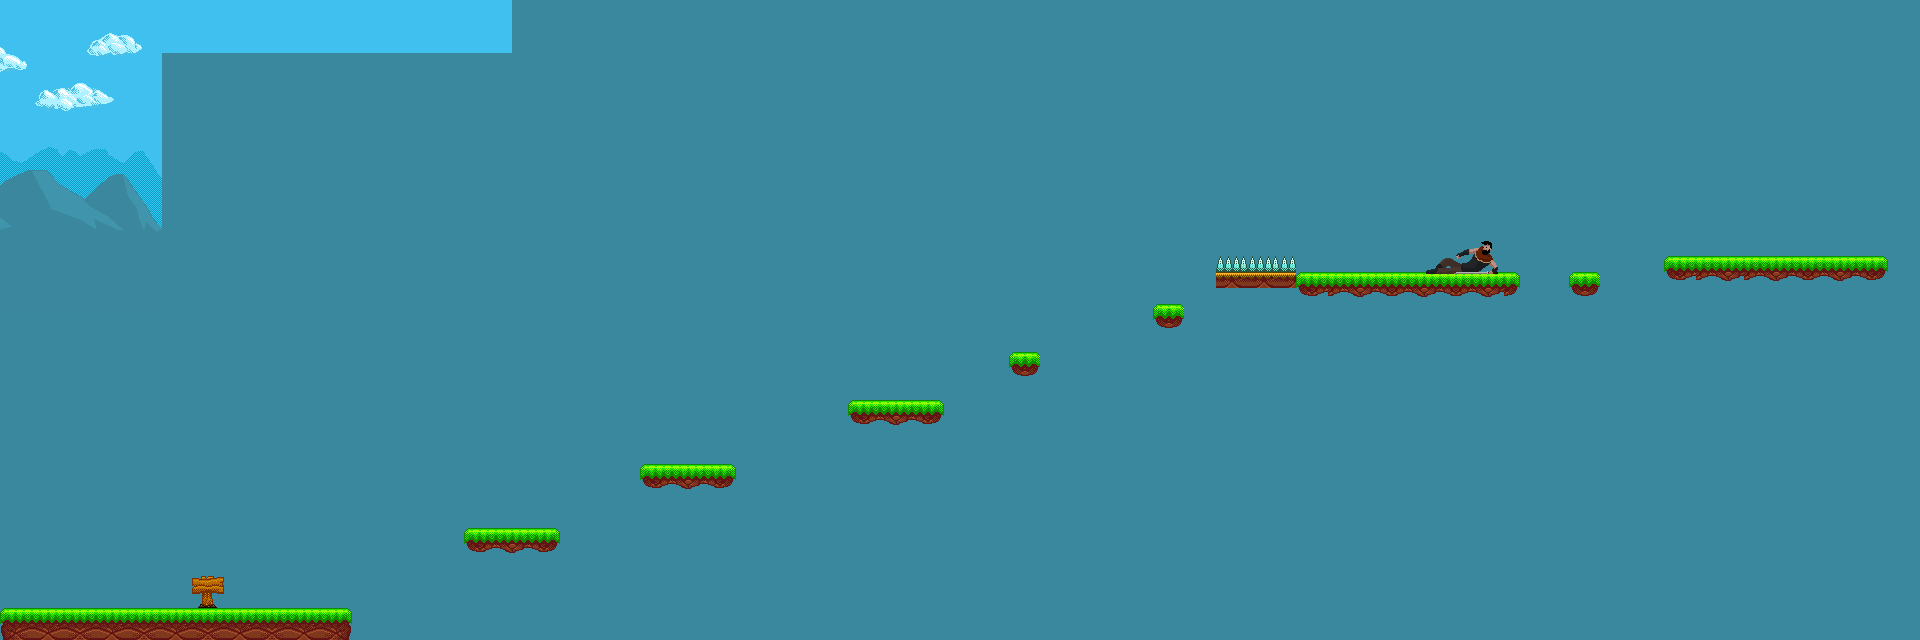

A 2D game scene composited from a Tiled map and its tileset images. What follows is a short description and the map's XML, with each tile layer's data collapsed to a summary:
An orthogonal 120x40 tile map with 16x16 px tiles, 2 tile layers (Ground, Ground Decoration), 3 tilesets, 3 image layers and 5 objects (2x InfoSign, 2x Door, PlayerSpawn).

<map version="1.10" tiledversion="1.10.2" orientation="orthogonal" renderorder="right-down" width="120" height="40" tilewidth="16" tileheight="16" infinite="0" backgroundcolor="#3a889e" nextlayerid="14" nextobjectid="105">
 <tileset firstgid="1" name="grass_tileset" class="Slope" tilewidth="16" tileheight="16" tilecount="640" columns="32">
  <properties>
   <property name="LeftTop" value="0" />
   <property name="RightTop" value="8" />
  </properties>
  <image source="../images/pixel_platformer_tileset/grass/grass_tileset.png" width="512" height="320" />
  <tile id="194" type="Hazard">
   <properties>
    <property name="Damage" type="int" value="10000" />
   </properties>
  </tile>
  <tile id="195" type="Hazard">
   <properties>
    <property name="Damage" type="int" value="10000" />
   </properties>
  </tile>
  <tile id="226" type="Hazard">
   <properties>
    <property name="Damage" type="int" value="10000" />
   </properties>
  </tile>
  <tile id="227" type="Hazard">
   <properties>
    <property name="Damage" type="int" value="10000" />
   </properties>
  </tile>
  <tile id="260" type="Slope">
   <properties>
    <property name="LeftTop" value="0" />
    <property name="RightTop" value="8" />
   </properties>
  </tile>
  <tile id="261" type="Slope">
   <properties>
    <property name="LeftTop" type="int" value="8" />
    <property name="RightTop" type="int" value="16" />
   </properties>
  </tile>
  <tile id="290" type="Slope">
   <properties>
    <property name="LeftTop" type="int" value="0" />
    <property name="RightTop" type="int" value="8" />
   </properties>
  </tile>
  <tile id="291" type="Slope">
   <properties>
    <property name="LeftTop" type="int" value="8" />
    <property name="RightTop" type="int" value="16" />
   </properties>
  </tile>
 </tileset>
 <tileset firstgid="641" name="ice_tileset" tilewidth="16" tileheight="16" tilecount="640" columns="32">
  <image source="../images/pixel_platformer_tileset/ice/ice_tileset.png" width="512" height="320" />
  <tile id="194" type="Hazard">
   <properties>
    <property name="Damage" type="int" value="10" />
   </properties>
  </tile>
  <tile id="195" type="Hazard">
   <properties>
    <property name="Damage" type="int" value="10" />
   </properties>
  </tile>
  <tile id="260" type="Slope">
   <properties>
    <property name="LeftTop" type="int" value="0" />
    <property name="RightTop" type="int" value="8" />
   </properties>
  </tile>
  <tile id="261" type="Slope">
   <properties>
    <property name="LeftTop" type="int" value="8" />
    <property name="RightTop" type="int" value="16" />
   </properties>
  </tile>
  <tile id="268" type="Slope">
   <properties>
    <property name="LeftTop" type="int" value="16" />
    <property name="RightTop" type="int" value="8" />
   </properties>
  </tile>
  <tile id="269" type="Slope">
   <properties>
    <property name="LeftTop" type="int" value="8" />
    <property name="RightTop" type="int" value="0" />
   </properties>
  </tile>
  <tile id="290" type="Slope">
   <properties>
    <property name="LeftTop" type="int" value="0" />
    <property name="RightTop" type="int" value="8" />
   </properties>
  </tile>
  <tile id="291" type="Slope">
   <properties>
    <property name="LeftTop" type="int" value="8" />
    <property name="RightTop" type="int" value="16" />
   </properties>
  </tile>
  <tile id="302" type="Slope">
   <properties>
    <property name="LeftTop" type="int" value="16" />
    <property name="RightTop" type="int" value="8" />
   </properties>
  </tile>
  <tile id="303" type="Slope">
   <properties>
    <property name="LeftTop" type="int" value="8" />
    <property name="RightTop" type="int" value="0" />
   </properties>
  </tile>
  <tile id="325" type="Slope">
   <properties>
    <property name="LeftTop" type="int" value="0" />
    <property name="RightTop" type="int" value="16" />
   </properties>
  </tile>
  <tile id="332" type="Slope">
   <properties>
    <property name="LeftTop" type="int" value="16" />
    <property name="RightTop" type="int" value="0" />
   </properties>
  </tile>
  <tile id="356" type="Slope">
   <properties>
    <property name="LeftTop" type="int" value="0" />
    <property name="RightTop" type="int" value="16" />
   </properties>
  </tile>
  <tile id="365" type="Slope">
   <properties>
    <property name="LeftTop" type="int" value="16" />
    <property name="RightTop" type="int" value="0" />
   </properties>
  </tile>
  <tile id="514" type="OneWayTopPlatform" />
  <tile id="515" type="OneWayTopPlatform" />
  <tile id="516" type="OneWayTopPlatform" />
  <tile id="517" type="OneWayTopPlatform" />
  <tile id="518" type="OneWayTopPlatform" />
  <tile id="519" type="OneWayTopPlatform" />
  <tile id="522" type="OneWayTopPlatform" />
  <tile id="523" type="OneWayTopPlatform" />
 </tileset>
 <tileset firstgid="1281" name="cave_tileset" tilewidth="16" tileheight="16" tilecount="640" columns="32">
  <image source="../images/pixel_platformer_tileset/cave/cave_tileset.png" width="512" height="320" />
  <tile id="0" type="Hazard" />
  <tile id="194" type="Hazard">
   <properties>
    <property name="Damage" type="int" value="10000" />
   </properties>
  </tile>
  <tile id="195" type="Hazard">
   <properties>
    <property name="Damage" type="int" value="10000" />
   </properties>
  </tile>
  <tile id="226" type="Hazard">
   <properties>
    <property name="Damage" type="int" value="10000" />
   </properties>
  </tile>
  <tile id="227" type="Hazard">
   <properties>
    <property name="Damage" type="int" value="10000" />
   </properties>
  </tile>
 </tileset>
 <imagelayer id="13" name="bg sky" offsetx="0" offsety="-250" parallaxy="0.4" repeatx="1">
  <image source="../images/pixel_platformer_tileset/background/sky_solid_color.png" width="512" height="303" />
 </imagelayer>
 <imagelayer id="7" name="Sky" locked="1" offsetx="-350.121" offsety="6.32423" parallaxx="0.4" parallaxy="0.4" repeatx="1">
  <image source="../images/pixel_platformer_tileset/background/single_background.png" width="512" height="303" />
 </imagelayer>
 <layer id="8" name="Ground" width="120" height="40">
  <data>[4800 cells, 162 non-empty, 34 distinct tile ids]</data>
 </layer>
 <layer id="9" name="Ground Decoration" width="120" height="40">
  <data>[4800 cells, 4 non-empty, 4 distinct tile ids]</data>
 </layer>
 <imagelayer id="12" name="martin" offsetx="1421.17" offsety="239.055">
  <image source="../images/martin.png" width="88" height="39" />
 </imagelayer>
 <objectgroup id="3" name="AnimatedCoins" />
 <objectgroup id="10" name="Metadata">
  <!-- 5 objects omitted --></objectgroup>
</map>
<!-- 5 of 5 objects omitted -->
